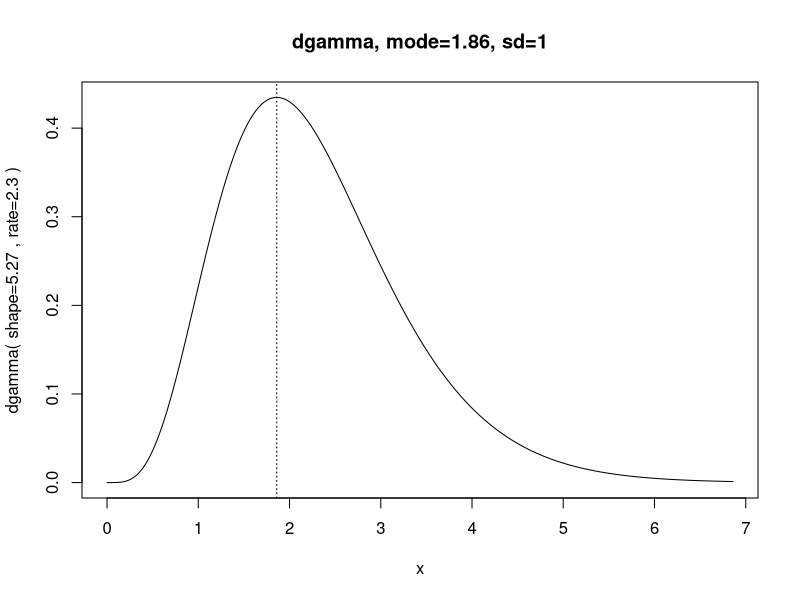

R code for this plot:
# http://doingbayesiandataanalysis.blogspot.ca/2012/01/parameterizing-gamma-distribution-by.html

# Specify desired mode and sd of gamma distribution:
mode = 1.86
sd = 1

# Here are the corresponding rate and shape parameter values:
ra = ( mode + sqrt( mode^2 + 4*sd^2 ) ) / ( 2 * sd^2 )
sh = 1 + mode * ra 

show(sh)
show(ra)

# Graph it:
x = seq(0,mode+5*sd,len=1001)
plot( x , dgamma( x , shape=sh , rate=ra ) , type="l" , 
      main=paste("dgamma, mode=",mode,", sd=",sd,sep="") ,
      ylab=paste("dgamma( shape=",signif(sh,3)," , rate=",signif(ra,3)," )",
                 sep="") )
abline( v=mode , lty="dotted" )
